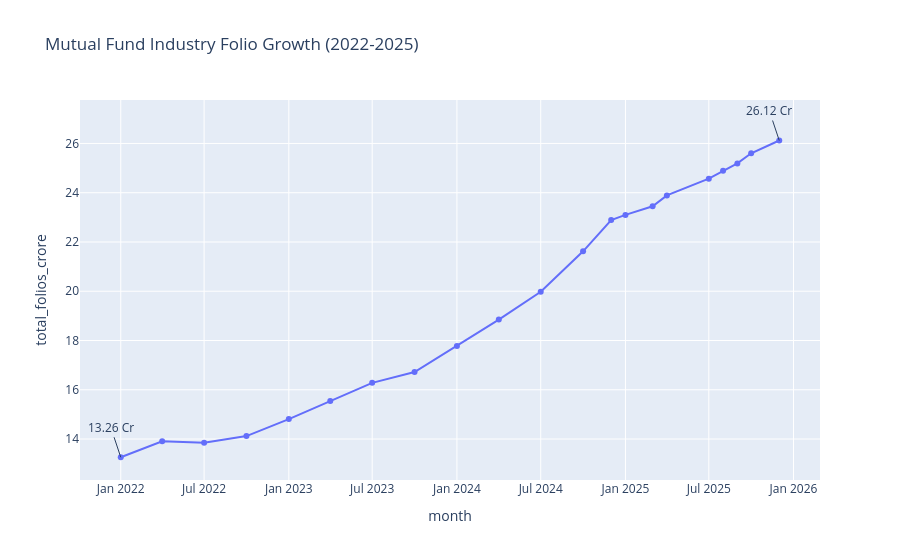

Write notebook code for a chart like this one.
### Code cell
fig = px.line(
    folio,
    x='month',
    y='total_folios_crore',
    title='Mutual Fund Industry Folio Growth (2022-2025)',
    markers=True
)

fig.add_annotation(
    x='2022-01-01',
    y=13.26,
    text='13.26 Cr',
    showarrow=True
)

fig.add_annotation(
    x='2025-12-01',
    y=26.12,
    text='26.12 Cr',
    showarrow=True
)

fig.show()

### Figure 1 — Plotly figure (JSON) as saved in the notebook; plotly's stock layout.template omitted (floating-point values rounded to 4 significant figures)
{"data": [{"hovertemplate": "month=%{x}<br>total_folios_crore=%{y}<extra></extra>", "legendgroup": "", "line": {"color": "#636efa", "dash": "solid"}, "marker": {"symbol": "circle"}, "mode": "lines+markers", "name": "", "orientation": "v", "showlegend": false, "type": "scatter", "x": ["2022-01-01T00:00:00.000000", "2022-04-01T00:00:00.000000", "2022-07-01T00:00:00.000000", "2022-10-01T00:00:00.000000", "2023-01-01T00:00:00.000000", "2023-04-01T00:00:00.000000", "2023-07-01T00:00:00.000000", "2023-10-01T00:00:00.000000", "2024-01-01T00:00:00.000000", "2024-04-01T00:00:00.000000", "2024-07-01T00:00:00.000000", "2024-10-01T00:00:00.000000", "2024-12-01T00:00:00.000000", "2025-01-01T00:00:00.000000", "2025-03-01T00:00:00.000000", "2025-04-01T00:00:00.000000", "2025-07-01T00:00:00.000000", "2025-08-01T00:00:00.000000", "2025-09-01T00:00:00.000000", "2025-10-01T00:00:00.000000", "2025-12-01T00:00:00.000000"], "xaxis": "x", "y": [13.26, 13.91, 13.85, 14.12, 14.81, 15.54, 16.28, 16.72, 17.78, 18.85, 19.98, 21.62, 22.89, 23.1, 23.45, 23.89, 24.57, 24.89, 25.19, 25.6, 26.12], "yaxis": "y"}], "layout": {"annotations": [{"showarrow": true, "text": "13.26 Cr", "x": "2022-01-01", "y": 13.26}, {"showarrow": true, "text": "26.12 Cr", "x": "2025-12-01", "y": 26.12}], "legend": {"tracegroupgap": 0}, "title": {"text": "Mutual Fund Industry Folio Growth (2022-2025)"}, "xaxis": {"anchor": "y", "domain": [0, 1], "title": {"text": "month"}}, "yaxis": {"anchor": "x", "domain": [0, 1], "title": {"text": "total_folios_crore"}}}}
